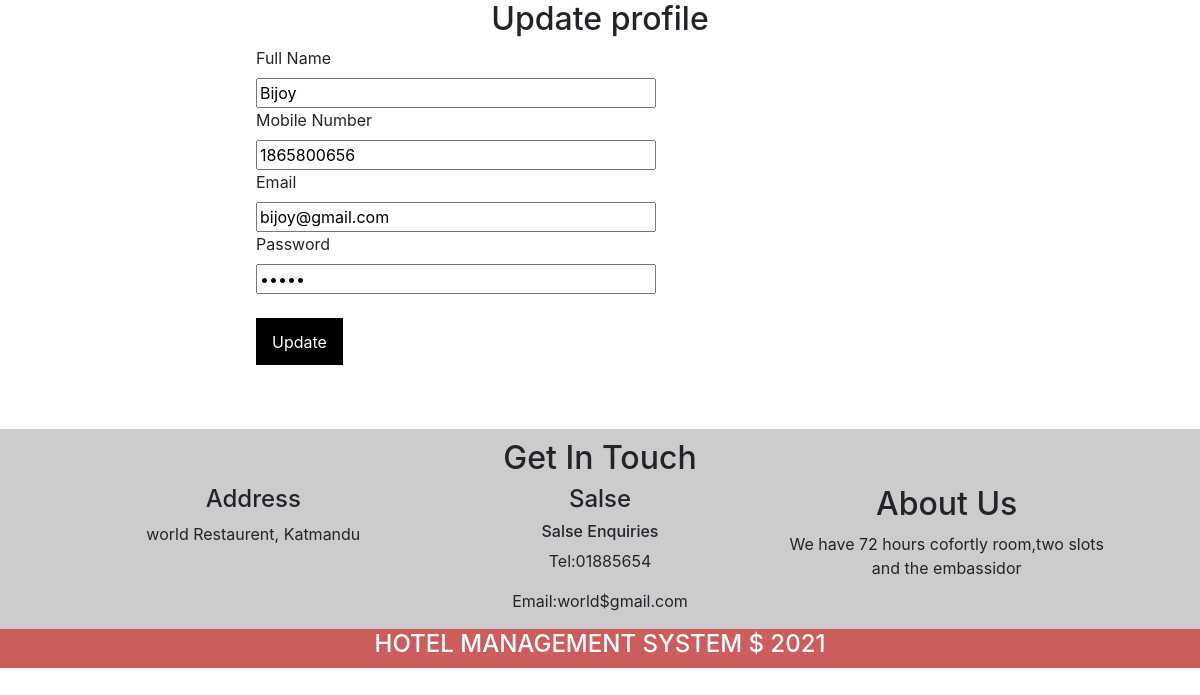
The app's page /user-edit.php?id=1 (signed in) with its own data.
### tables this page shows
CREATE TABLE `users` (
  `id` int(11) NOT NULL,
  `name` varchar(100) NOT NULL,
  `number` int(11) NOT NULL,
  `email` varchar(50) NOT NULL,
  `password` varchar(50) NOT NULL,
  `roles_id` int(11) DEFAULT NULL
);

### user-edit.php (the view, shortened to what this page needs)
<?php
require_once 'header.php';
require_once 'db.php';
$user="";
if(isset($_SESSION["id"]) && $_SESSION["id"]) {
   $user_id = $_GET["id"];
   $query = "select * from users where id ='$user_id'";
   $result=$con->query($query);
   $user=$result->fetch_assoc();
}else{
    header("location:login.php");
}
?>
<div>
       <h2>Update profile</h2>
          <form action="user-update.php" method="post">
          <div class="regform">
           <label for="name">Full Name</label>
           <input type="text" name="name" value=<?php echo $user["name"]; ?> required>
           <label for="nnumber">Mobile Number</label>
           <input type="number" name="number" value=<?php echo $user["number"]; ?>>
           <label for="email">Email</label>
           <input type="email" name="email" value=<?php echo $user["email"]; ?>>
           <label for="name">Password</label>
           <input type="password" name="password" value=<?php echo $user["password"]; ?>>
           <br>
           <button>Update</button>
       </div>
          </form>
   </div>
   <div class="touch">
       <h2>Get In Touch</h2>
       <div class="break">
           <div class="adress">
               <h4>Address</h4>
               <p>world Restaurent, Katmandu</p>
           </div>
           <div class="salse">
               <h4>Salse</h4>
               <h6>Salse Enquiries</h6>
               <p>Tel:01885654</p>
              <p> Email:world$gmail.com</p>
           </div>
           <div class="about">
               <h2>About Us</h2>
               <p>We have 72 hours cofortly room,two slots and the embassidor</p>
           </div>
       </div>
       <div class="footer">
           <h4>HOTEL MANAGEMENT SYSTEM $ 2021</h4>
       </div>
   </div>
</body>
</html>

### style.css (style rules this page uses)
body { font-family: "chilanka", cursive; padding: 0; margin: 0; }
h2 { text-align:center; }
.regform { padding: 0 16rem 4rem; margin: auto; }
input { display: block; width: 400px; }
.regform button { background-color: black; color:white; border: none; padding: .7rem 1rem; outline: none; }
.touch { background-color: #ccc; padding-top: 10px; }
.break { display: grid; grid-template-columns: repeat(3,1fr); padding:0 80px; text-align: center; }
.touch .footer { background-color:indianred; text-align: center; padding: 1px 0px; color: white; }

### records on screen
users: name "Bijoy", number "1865800656", email "bijoy@gmail.com"
